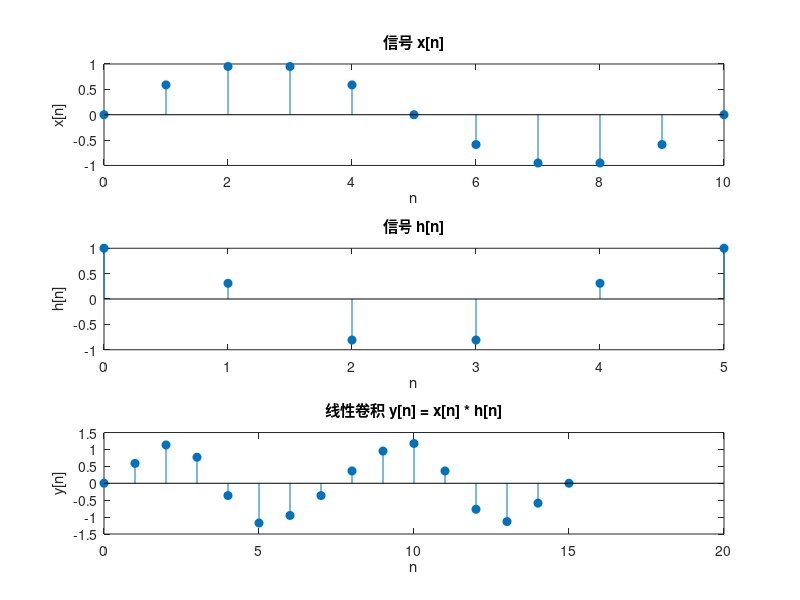

This figure's MATLAB source:
% 定义时间轴
n1 = 0:10;
n2 = 0:5;

% 定义信号 x[n]
x = sin(0.2*pi*n1);

% 定义信号 h[n]
h = cos(0.4*pi*n2);
% 计算线性卷积 y[n]
y = conv(x, h);
% 定义卷积结果的时间轴
ny = (n1(1)+n2(1)):(n1(end)+n2(end));

% 绘制信号 x[n]
subplot(3,1,1);
stem(n1, x, 'filled');
title('信号 x[n]');
xlabel('n');
ylabel('x[n]');

% 绘制信号 h[n]
subplot(3,1,2);
stem(n2, h, 'filled');
title('信号 h[n]');
xlabel('n');
ylabel('h[n]');

% 绘制卷积结果 y[n]
subplot(3,1,3);
stem(ny, y, 'filled');
title('线性卷积 y[n] = x[n] * h[n]');
xlabel('n');
ylabel('y[n]');